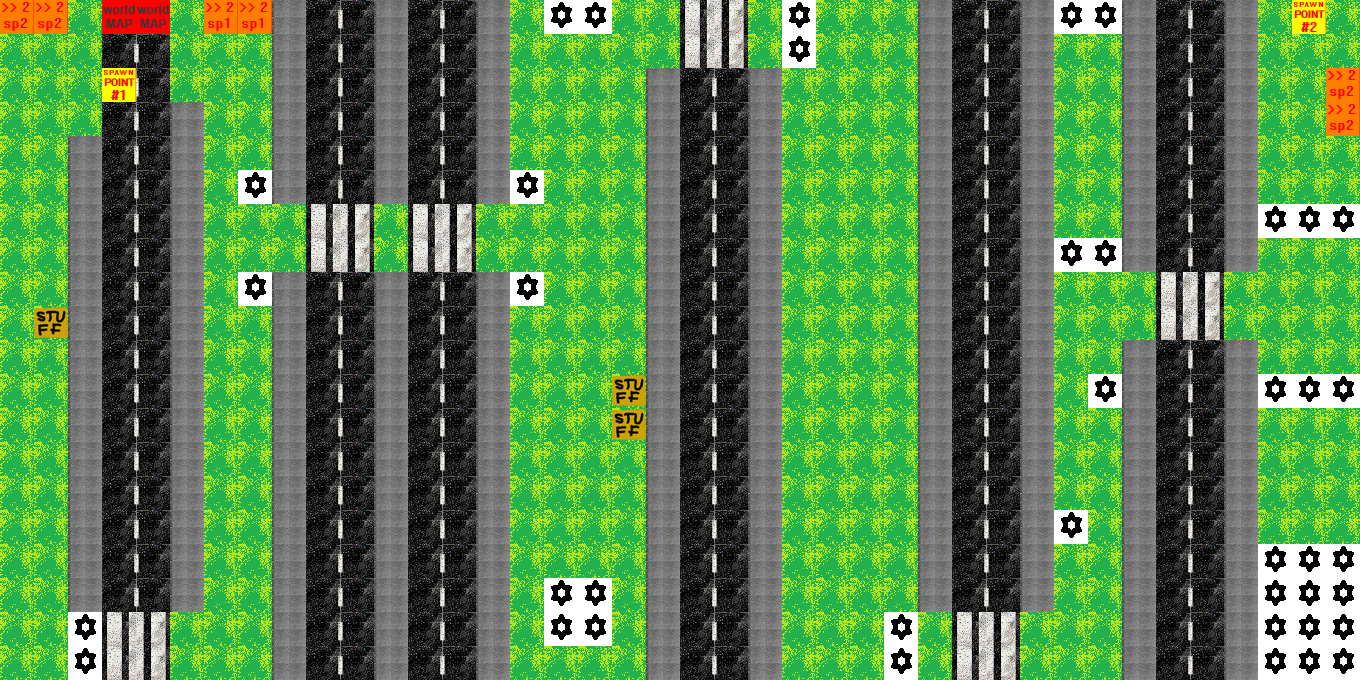

Rendered tile map (Tiled .tmx) drawn with the repository's tilesets; below, a short description and the map source with its tile grids summarised:
An orthogonal 40x20 tile map with 34x34 px tiles, 3 tile layers (map, monsters, special_effects).

<map version="1.0" orientation="orthogonal" width="40" height="20" tilewidth="34" tileheight="34">
 <tileset firstgid="1" name="sett" tilewidth="34" tileheight="34">
  <image source="tiles/sett.png" width="340" height="102" />
  <tile id="0">
   <properties>
    <property name="Solid" value="1" />
   </properties>
  </tile>
  <tile id="1">
   <properties>
    <property name="Solid" value="0" />
   </properties>
  </tile>
  <tile id="2">
   <properties>
    <property name="Solid" value="0" />
   </properties>
  </tile>
  <tile id="3">
   <properties>
    <property name="Solid" value="0" />
   </properties>
  </tile>
  <tile id="4">
   <properties>
    <property name="Solid" value="0" />
   </properties>
  </tile>
  <tile id="5">
   <properties>
    <property name="Solid" value="0" />
   </properties>
  </tile>
  <tile id="6">
   <properties>
    <property name="actor" value="EnemyDude" />
    <property name="Solid" value="0" />
   </properties>
  </tile>
  <tile id="7">
   <properties>
    <property name="worldMap" value="1" />
   </properties>
  </tile>
  <tile id="8">
   <properties>
    <property name="npc" value="1" />
   </properties>
  </tile>
  <tile id="9">
   <properties>
    <property name="Solid" value="1" />
    <property name="itemChest" value="1" />
   </properties>
  </tile>
  <tile id="10">
   <properties>
    <property name="startPointID" value="1" />
    <property name="transportTarget" value="1" />
   </properties>
  </tile>
  <tile id="11">
   <properties>
    <property name="startPointID" value="2" />
    <property name="transportTarget" value="1" />
   </properties>
  </tile>
  <tile id="12">
   <properties>
    <property name="startPointID" value="3" />
    <property name="transportTarget" value="1" />
   </properties>
  </tile>
  <tile id="13">
   <properties>
    <property name="startPointID" value="1" />
    <property name="transportTarget" value="2" />
   </properties>
  </tile>
  <tile id="14">
   <properties>
    <property name="startPointID" value="2" />
    <property name="transportTarget" value="2" />
   </properties>
  </tile>
  <tile id="15">
   <properties>
    <property name="startPointID" value="3" />
    <property name="transportTarget" value="2" />
   </properties>
  </tile>
  <tile id="16">
   <properties>
    <property name="startPointID" value="1" />
    <property name="transportTarget" value="3" />
   </properties>
  </tile>
  <tile id="17">
   <properties>
    <property name="startPointID" value="2" />
    <property name="transportTarget" value="3" />
   </properties>
  </tile>
  <tile id="18">
   <properties>
    <property name="startPointID" value="3" />
    <property name="transportTarget" value="3" />
   </properties>
  </tile>
  <tile id="20">
   <properties>
    <property name="spID" value="1" />
   </properties>
  </tile>
  <tile id="21">
   <properties>
    <property name="spID" value="2" />
   </properties>
  </tile>
  <tile id="22">
   <properties>
    <property name="spID" value="3" />
   </properties>
  </tile>
 </tileset>
 <layer name="map" width="40" height="20">
  <data>[800 cells, 800 non-empty, 9 distinct tile ids]</data>
 </layer>
 <layer name="monsters" width="40" height="20">
  <data>[800 cells, 40 non-empty, 1 distinct tile ids]</data>
 </layer>
 <layer name="special_effects" width="40" height="20">
  <data>[800 cells, 5 non-empty, 3 distinct tile ids]</data>
 </layer>
</map>